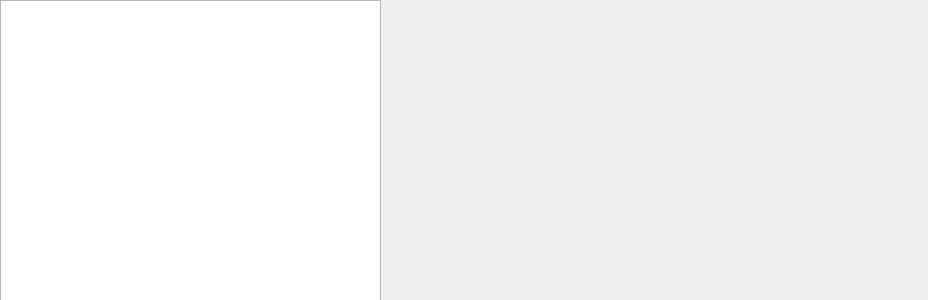
<?xml version="1.0" encoding="UTF-8"?>
<ui version="4.0">
 <class>StructureView</class>
 <widget class="QWidget" name="StructureView">
  <property name="geometry">
   <rect>
    <x>0</x>
    <y>0</y>
    <width>928</width>
    <height>300</height>
   </rect>
  </property>
  <property name="windowTitle">
   <string>Form</string>
  </property>
  <property name="autoFillBackground">
   <bool>false</bool>
  </property>
  <widget class="QTableView" name="tableView">
   <property name="geometry">
    <rect>
     <x>0</x>
     <y>0</y>
     <width>381</width>
     <height>301</height>
    </rect>
   </property>
   <property name="maximumSize">
    <size>
     <width>381</width>
     <height>301</height>
    </size>
   </property>
  </widget>
 </widget>
 <resources/>
 <connections/>
</ui>
